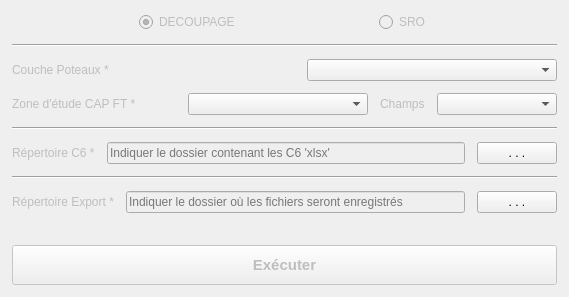
     <widget class="QWidget" name="tab_c6_bd">
      <property name="enabled">
       <bool>true</bool>
      </property>
      <attribute name="title">
       <string>1. C6 vs BD</string>
      </attribute>
      <layout class="QVBoxLayout" name="verticalLayout_c6bd">
       <property name="spacing">
        <number>12</number>
       </property>
       <property name="leftMargin">
        <number>12</number>
       </property>
       <property name="topMargin">
        <number>12</number>
       </property>
       <property name="rightMargin">
        <number>12</number>
       </property>
       <property name="bottomMargin">
        <number>12</number>
       </property>
       <item>
        <layout class="QHBoxLayout" name="horizontalLayout_68">
         <item>
          <spacer name="horizontalSpacer_8">
           <property name="orientation">
            <enum>Qt::Horizontal</enum>
           </property>
           <property name="sizeHint" stdset="0">
            <size>
             <width>40</width>
             <height>20</height>
            </size>
           </property>
          </spacer>
         </item>
         <item>
          <widget class="QRadioButton" name="radioButtonEnAttente">
           <property name="enabled">
            <bool>false</bool>
           </property>
           <property name="text">
            <string>DECOUPAGE</string>
           </property>
           <property name="checked">
            <bool>true</bool>
           </property>
          </widget>
         </item>
         <item>
          <spacer name="horizontalSpacer_3">
           <property name="orientation">
            <enum>Qt::Horizontal</enum>
           </property>
           <property name="sizeHint" stdset="0">
            <size>
             <width>40</width>
             <height>20</height>
            </size>
           </property>
          </spacer>
         </item>
         <item>
          <widget class="QRadioButton" name="radioButton_Co">
           <property name="enabled">
            <bool>false</bool>
           </property>
           <property name="text">
            <string>SRO</string>
           </property>
          </widget>
         </item>
         <item>
          <spacer name="horizontalSpacer_3b">
           <property name="orientation">
            <enum>Qt::Horizontal</enum>
           </property>
           <property name="sizeHint" stdset="0">
            <size>
             <width>40</width>
             <height>20</height>
            </size>
           </property>
          </spacer>
         </item>
        </layout>
       </item>
       <item>
        <widget class="Line" name="line_3">
         <property name="orientation">
          <enum>Qt::Horizontal</enum>
         </property>
        </widget>
       </item>
       <item>
        <layout class="QHBoxLayout" name="horizontalLayout_9">
         <item>
          <widget class="QLabel" name="label_6">
           <property name="enabled">
            <bool>false</bool>
           </property>
           <property name="text">
            <string>Couche Poteaux *</string>
           </property>
          </widget>
         </item>
         <item>
          <spacer name="horizontalSpacer_38">
           <property name="orientation">
            <enum>Qt::Horizontal</enum>
           </property>
           <property name="sizeHint" stdset="0">
            <size>
             <width>40</width>
             <height>20</height>
            </size>
           </property>
          </spacer>
         </item>
         <item>
          <widget class="QgsMapLayerComboBox" name="C6BdcomboBox_infra_pt_pot">
           <property name="minimumSize">
            <size>
             <width>250</width>
             <height>0</height>
            </size>
           </property>
          </widget>
         </item>
        </layout>
       </item>
       <item>
        <layout class="QHBoxLayout" name="horizontalLayout_10">
         <item>
          <widget class="QLabel" name="label_7">
           <property name="enabled">
            <bool>false</bool>
           </property>
           <property name="text">
            <string>Zone d'étude CAP FT *</string>
           </property>
          </widget>
         </item>
         <item>
          <spacer name="horizontalSpacer_39">
           <property name="orientation">
            <enum>Qt::Horizontal</enum>
           </property>
           <property name="sizeHint" stdset="0">
            <size>
             <width>40</width>
             <height>20</height>
            </size>
           </property>
          </spacer>
         </item>
         <item>
          <widget class="QgsMapLayerComboBox" name="C6BdcomboBox_etude_cap_ft">
           <property name="minimumSize">
            <size>
             <width>180</width>
             <height>0</height>
            </size>
           </property>
          </widget>
         </item>
         <item>
          <widget class="QLabel" name="label_9">
           <property name="enabled">
            <bool>false</bool>
           </property>
           <property name="text">
            <string>Champs</string>
           </property>
          </widget>
         </item>
         <item>
          <widget class="QComboBox" name="C6BdcomboBoxChampsCapFt">
           <property name="minimumSize">
            <size>
             <width>120</width>
             <height>0</height>
            </size>
           </property>
          </widget>
         </item>
        </layout>
       </item>
       <item>
        <widget class="Line" name="line_4">
         <property name="orientation">
          <enum>Qt::Horizontal</enum>
         </property>
        </widget>
       </item>
       <item>
        <layout class="QHBoxLayout" name="horizontalLayout_47">
         <item>
          <widget class="QLabel" name="DossierExport_5">
           <property name="enabled">
            <bool>false</bool>
           </property>
           <property name="sizePolicy">
            <sizepolicy hsizetype="Fixed" vsizetype="Fixed">
             <horstretch>0</horstretch>
             <verstretch>0</verstretch>
            </sizepolicy>
           </property>
           <property name="text">
            <string>Répertoire C6 *</string>
           </property>
          </widget>
         </item>
         <item>
          <widget class="QLineEdit" name="lienCheminFichiersC6">
           <property name="enabled">
            <bool>false</bool>
           </property>
           <property name="sizePolicy">
            <sizepolicy hsizetype="Expanding" vsizetype="Fixed">
             <horstretch>0</horstretch>
             <verstretch>0</verstretch>
            </sizepolicy>
           </property>
           <property name="placeholderText">
            <string>Indiquer le dossier contenant les C6 'xlsx'</string>
           </property>
          </widget>
         </item>
         <item>
          <widget class="QPushButton" name="C6BdboutonCheminFichiersC6">
           <property name="enabled">
            <bool>true</bool>
           </property>
           <property name="sizePolicy">
            <sizepolicy hsizetype="Fixed" vsizetype="Fixed">
             <horstretch>0</horstretch>
             <verstretch>0</verstretch>
            </sizepolicy>
           </property>
           <property name="text">
            <string>. . .</string>
           </property>
          </widget>
         </item>
        </layout>
       </item>
       <item>
        <widget class="Line" name="line_12">
         <property name="orientation">
          <enum>Qt::Horizontal</enum>
         </property>
        </widget>
       </item>
       <item>
        <layout class="QHBoxLayout" name="horizontalLayout_45">
         <item>
          <widget class="QLabel" name="DossierExport_4">
           <property name="enabled">
            <bool>false</bool>
           </property>
           <property name="sizePolicy">
            <sizepolicy hsizetype="Fixed" vsizetype="Fixed">
             <horstretch>0</horstretch>
             <verstretch>0</verstretch>
            </sizepolicy>
           </property>
           <property name="text">
            <string>Répertoire Export *</string>
           </property>
          </widget>
         </item>
         <item>
          <widget class="QLineEdit" name="lienCheminExportDonnees">
           <property name="enabled">
            <bool>false</bool>
           </property>
           <property name="sizePolicy">
            <sizepolicy hsizetype="Expanding" vsizetype="Fixed">
             <horstretch>0</horstretch>
             <verstretch>0</verstretch>
            </sizepolicy>
           </property>
           <property name="placeholderText">
            <string>Indiquer le dossier où les fichiers seront enregistrés</string>
           </property>
          </widget>
         </item>
         <item>
          <widget class="QPushButton" name="C6BdboutonCheminExportDonnees">
           <property name="enabled">
            <bool>true</bool>
           </property>
           <property name="sizePolicy">
            <sizepolicy hsizetype="Fixed" vsizetype="Fixed">
             <horstretch>0</horstretch>
             <verstretch>0</verstretch>
            </sizepolicy>
           </property>
           <property name="text">
            <string>. . .</string>
           </property>
          </widget>
         </item>
        </layout>
       </item>
       <item>
        <spacer name="verticalSpacer_C6Bd">
         <property name="orientation">
          <enum>Qt::Vertical</enum>
         </property>
         <property name="sizeHint" stdset="0">
          <size>
           <width>20</width>
           <height>20</height>
          </size>
         </property>
        </spacer>
       </item>
       <item>
        <widget class="QPushButton" name="C6BdLanceur">
         <property name="enabled">
          <bool>false</bool>
         </property>
         <property name="minimumSize">
          <size>
           <width>0</width>
           <height>40</height>
          </size>
         </property>
         <property name="font">
          <font>
           <pointsize>11</pointsize>
           <weight>75</weight>
           <bold>true</bold>
          </font>
         </property>
         <property name="cursor">
          <cursorShape>PointingHandCursor</cursorShape>
         </property>
         <property name="text">
          <string>Exécuter</string>
         </property>
        </widget>
       </item>
      </layout>
     </widget>
